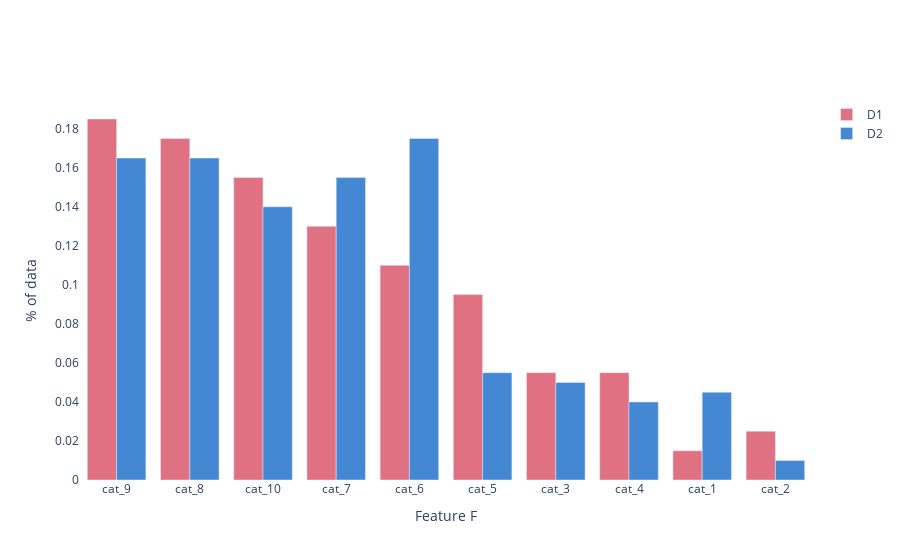

The cell this chart's notebook holds for it:
### Code cell
n_categs = 10
samples = 200
categs = [f'cat_{i}' for i in range(1, n_categs+1)]

p0 = np.random.dirichlet(alpha=10000*np.arange(1, n_categs+1))
p1 = np.random.dirichlet(alpha=10000*np.arange(1, n_categs+1))


f0 = np.random.choice(categs, p=p0, size=samples)
f1 = np.random.choice(categs, p=p1, size=samples)

data_dict = {
    'D1': f0,
    'D2': f1,
}

fig = plot_discrete_histgram(data_dict, xaxis_title='Feature F', yaxis_title='% of data')
calc_total_variation(data_dict, normalize=False)

### Figure 1 — Plotly figure (JSON) as saved in the notebook; plotly's stock layout.template omitted (floating-point values rounded to 4 significant figures)
{"data": [{"marker": {"color": "#E07182"}, "name": "D1", "type": "bar", "x": ["cat_9", "cat_8", "cat_10", "cat_7", "cat_6", "cat_5", "cat_3", "cat_4", "cat_1", "cat_2"], "y": [0.185, 0.175, 0.155, 0.13, 0.11, 0.095, 0.055, 0.055, 0.015, 0.025]}, {"marker": {"color": "#4487D3"}, "name": "D2", "type": "bar", "x": ["cat_9", "cat_8", "cat_10", "cat_7", "cat_6", "cat_5", "cat_3", "cat_4", "cat_1", "cat_2"], "y": [0.165, 0.165, 0.14, 0.155, 0.175, 0.055, 0.05, 0.04, 0.045, 0.01]}], "layout": {"barmode": "group", "hoverlabel": {"align": "right"}, "hovermode": "x", "paper_bgcolor": "white", "plot_bgcolor": "white", "title": {}, "xaxis": {"showgrid": false, "title": {"text": "Feature F"}}, "yaxis": {"showgrid": false, "title": {"text": "% of data"}}}}
